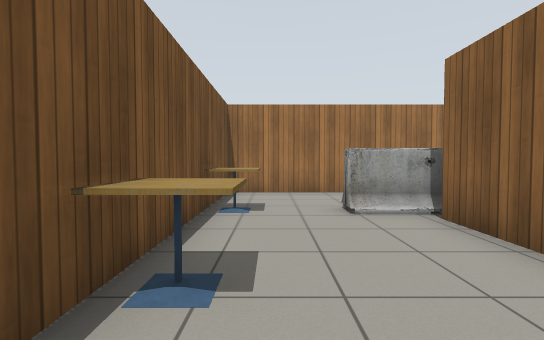
[1] (above)

17 first-person views from a walk through a robot-simulator world made for Gazebo. The camera is 0.94 m above the floor, tilts 2° down and sees 85° across. Floor lines are 1 m apart. The floor is counted in squares, 1 m on a side. Each view is taken from the middle of a square. On the plan, view 1 faces up. The plan holds only what a view shows up to about 11 squares ahead; the rest is blank. Gazebo's built-in surfaces are drawn with simple patterns.

[2]
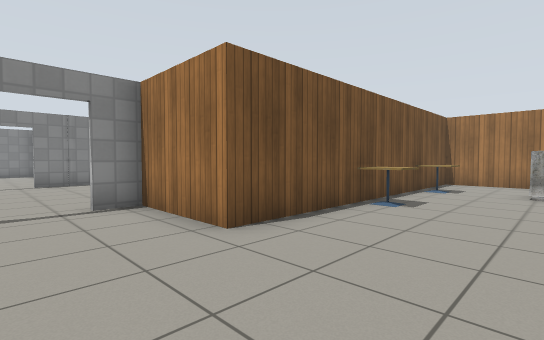

[3]
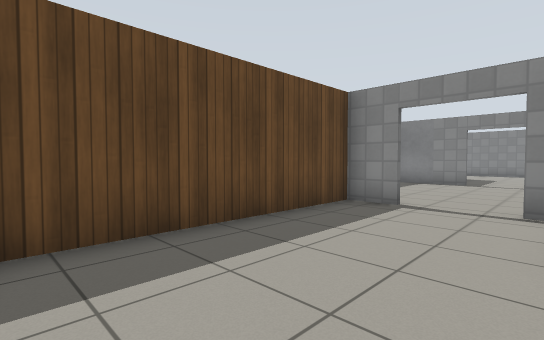

[4]
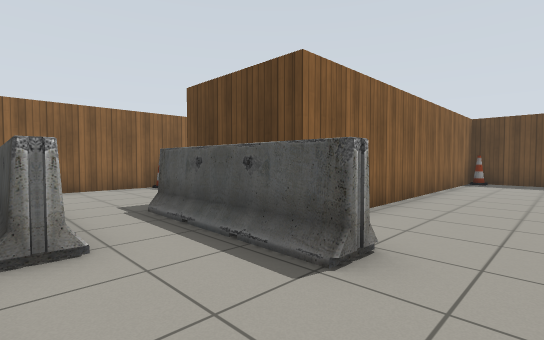

[5]
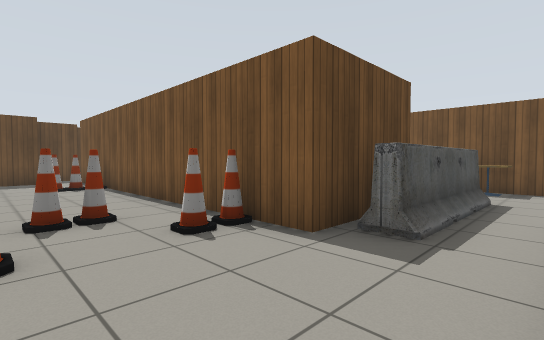

[6]
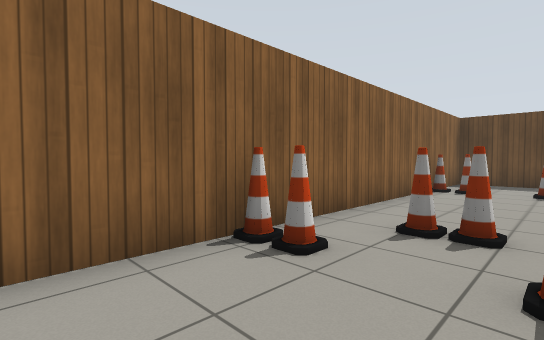

[7]
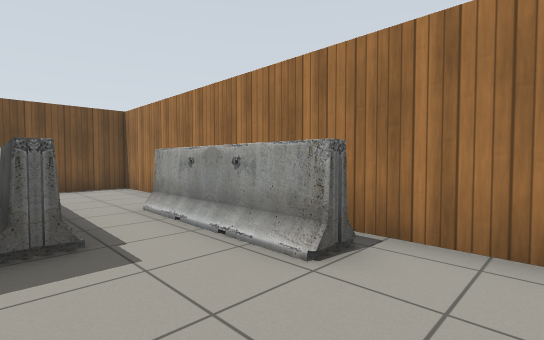

[8]
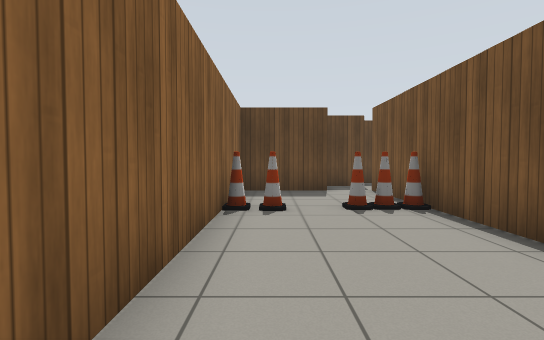

[9]
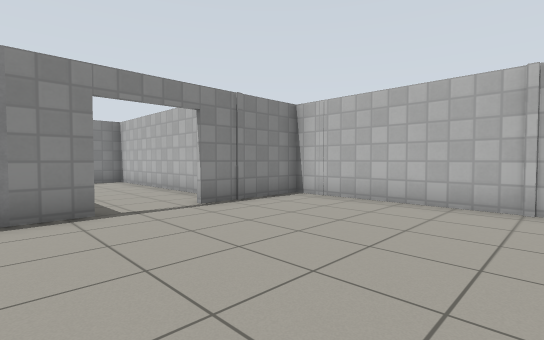

[10]
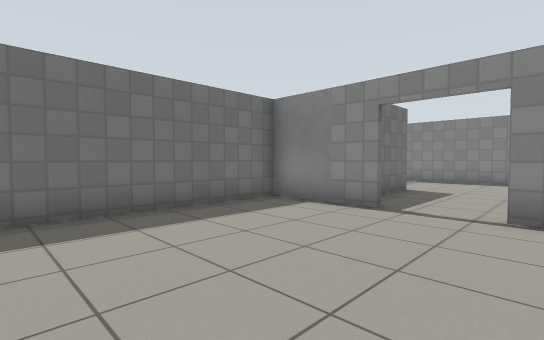

[11]
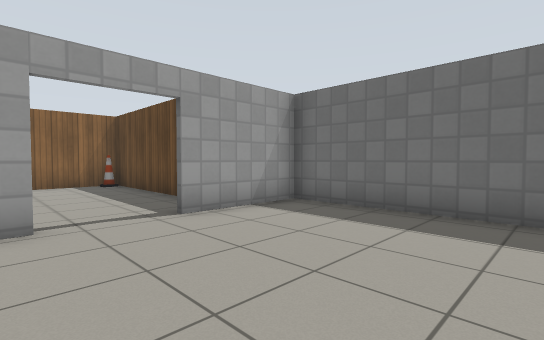

[12]
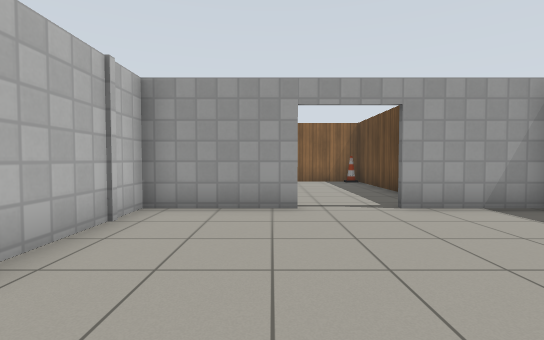

[13]
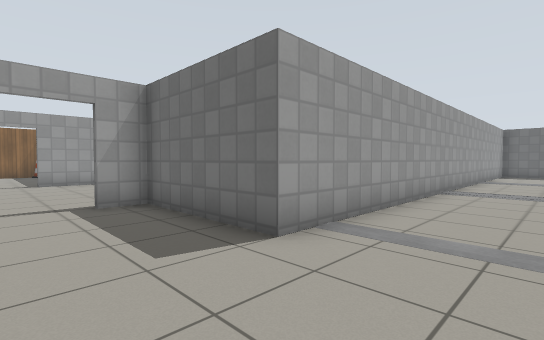

[14]
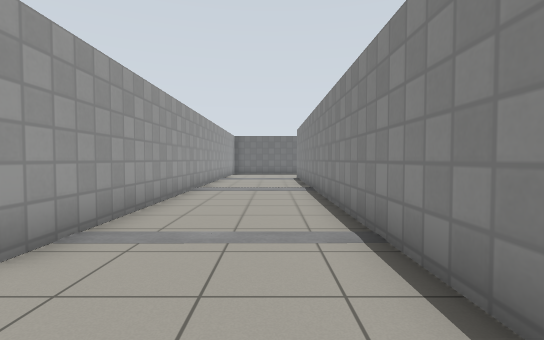

[15]
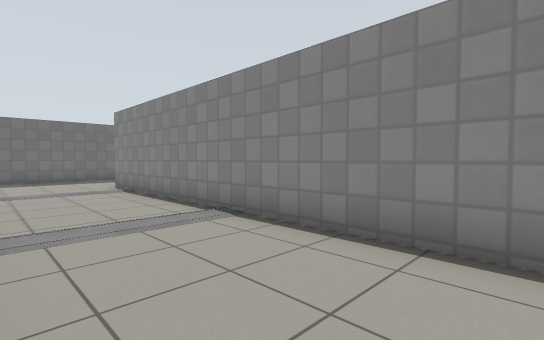

[16]
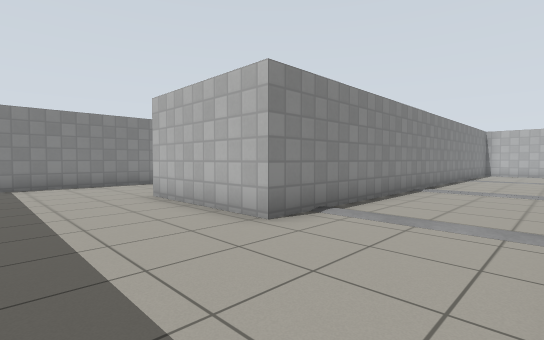

[17]
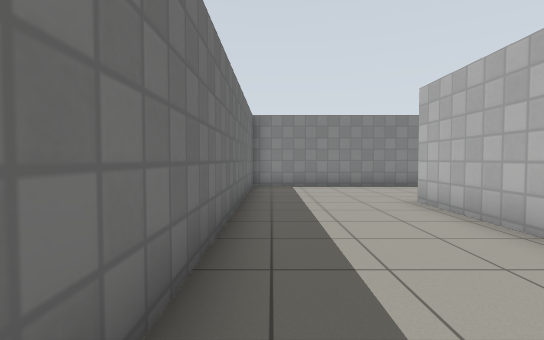

### Floor plan
Ten units are one square. View 1 is at (0, 0); x grows to the right and y downward. Boxes are objects, and circles mark ways between rooms. Rooms are numbered by the first view taken in them; rooms with no view inside come last. Other rooms are left out.
<svg viewBox="-270 -90 380 322">
<path fill="none" stroke="#000" d="M54 -47 59 -47 59 71M73 70 99 70 99 -76M89 -85 -13 -85 -13 16 -42 16 -42 25M-42 44 -42 57 27 57 27 -46M-105 45 -105 75 -43 75 -43 44M-43 25 -43 -5 -105 -5 -105 26M-183 34 -183 188 -226 188M-123 16 -163 16M-145 161 -145 57 -107 57 -107 46M-265 168 -265 227 -156 227"/>
<rect x="-15" y="-25" width="20" height="10" fill="#bbb"><title>cafe table</title></rect>
<rect x="-15" y="-65" width="20" height="20" fill="#bbb"><title>cafe table</title></rect>
<rect x="15" y="45" width="10" height="10" fill="#bbb"><title>cone</title></rect>
<rect x="15" y="-65" width="40" height="20" fill="#bbb"><title>barrier</title></rect>
<rect x="35" y="-85" width="40" height="20" fill="#bbb"><title>barrier</title></rect>
<rect x="55" y="35" width="10" height="10" fill="#bbb"><title>cone</title></rect>
<rect x="55" y="-35" width="10" height="10" fill="#bbb"><title>cone</title></rect>
<rect x="65" y="35" width="10" height="10" fill="#bbb"><title>cone</title></rect>
<rect x="65" y="-45" width="10" height="10" fill="#bbb"><title>cone</title></rect>
<rect x="75" y="-25" width="10" height="10" fill="#bbb"><title>cone</title></rect>
<rect x="85" y="35" width="10" height="10" fill="#bbb"><title>cone</title></rect>
<rect x="85" y="-45" width="10" height="10" fill="#bbb"><title>cone</title></rect>
<rect x="95" y="35" width="10" height="10" fill="#bbb"><title>cone</title></rect>
<rect x="95" y="-45" width="10" height="10" fill="#bbb"><title>cone</title></rect>
<circle cx="-40" cy="35" r="3" fill="#2a7"/>
<circle cx="-110" cy="35" r="3" fill="#2a7"/>
<text x="40" y="-10">1</text>
<text x="-80" y="30">2</text>
<text x="-180" y="40">3</text>
</svg>
Room 1 opens to room 2. Room 2 opens to room 3.

Where each view was taken, in squares from view 1:
view 1: 0 up, 0 right, facing up
view 2: 4 down, 2 right, facing up-left
view 3: 2 down, 2 right, facing down-left
view 4: 8 up, 0 right, facing down-right
view 5: 7 up, 9 right, facing down-left
view 6: 6 up, 7 right, facing down-right
view 7: 5 up, 9 right, facing up-left
view 8: 2 up, 9 right, facing down
view 9: 6 down, 5 left, facing up-left
view 10: 2 down, 5 left, facing down-left
view 11: 2 down, 9 left, facing down-right
view 12: 2 down, 10 left, facing right
view 13: 3 down, 17 left, facing down-right
view 14: 3 down, 17 left, facing down
view 15: 8 down, 15 left, facing down-left
view 16: 22 down, 15 left, facing up-left
view 17: 22 down, 16 left, facing left
